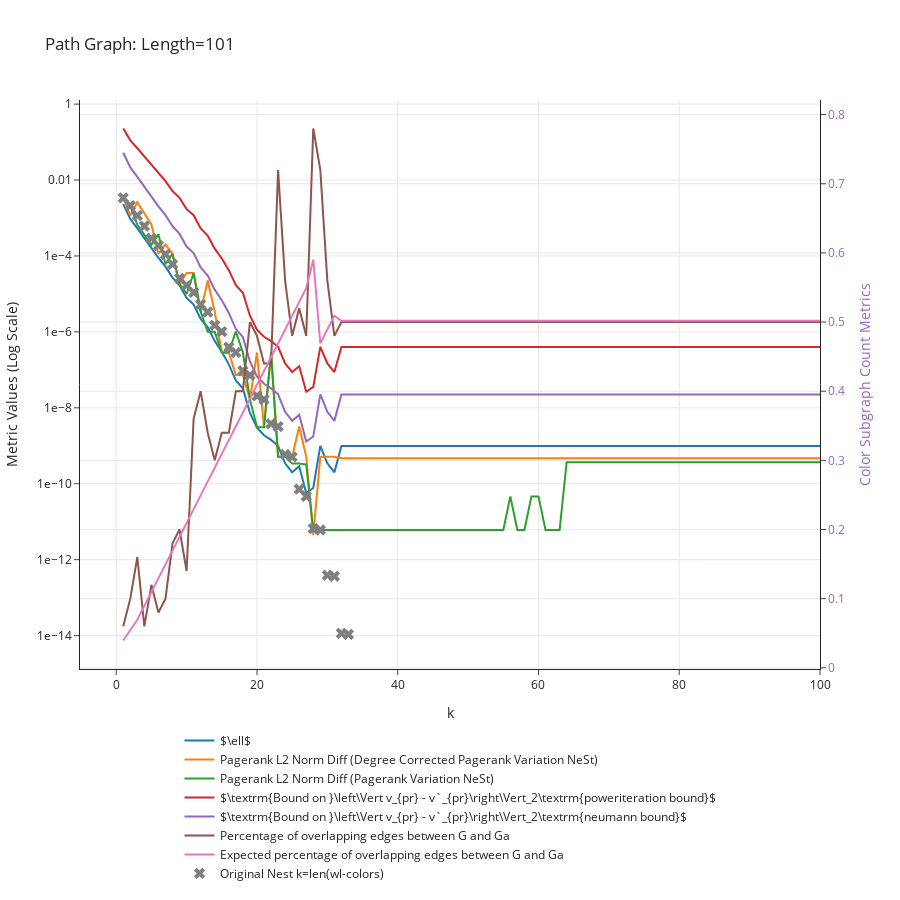

Write notebook code for a chart like this one.
### Code cell
n = 101  # Number of nodes for both graphs
G = nx.path_graph(n)

print("G edges", G.number_of_edges())

data_dict = get_convergence_data_of_nest(G, min_cluster_size = 1)
plot_convergence_data(data_dict, f"Path Graph: Length={n}")
